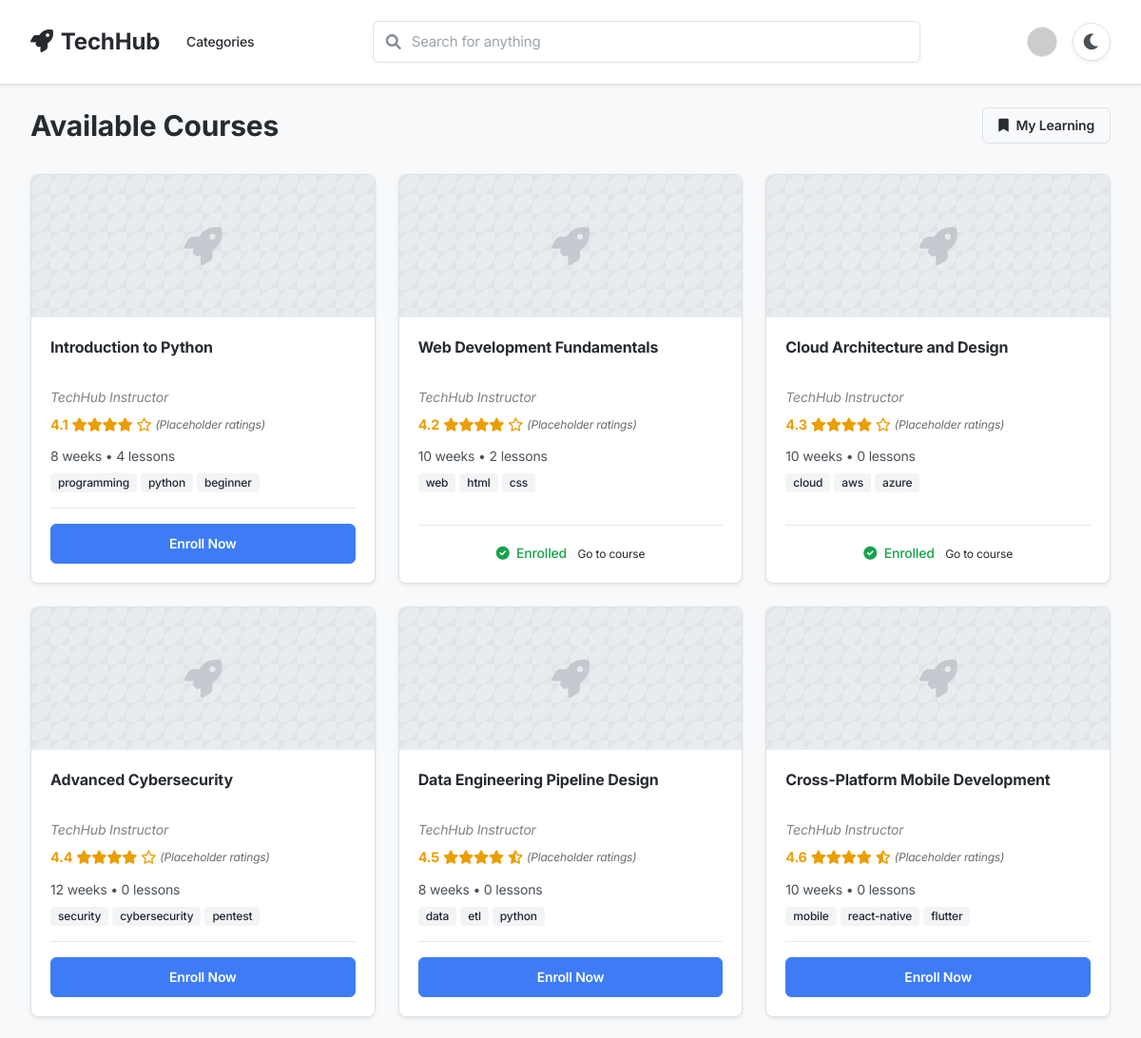
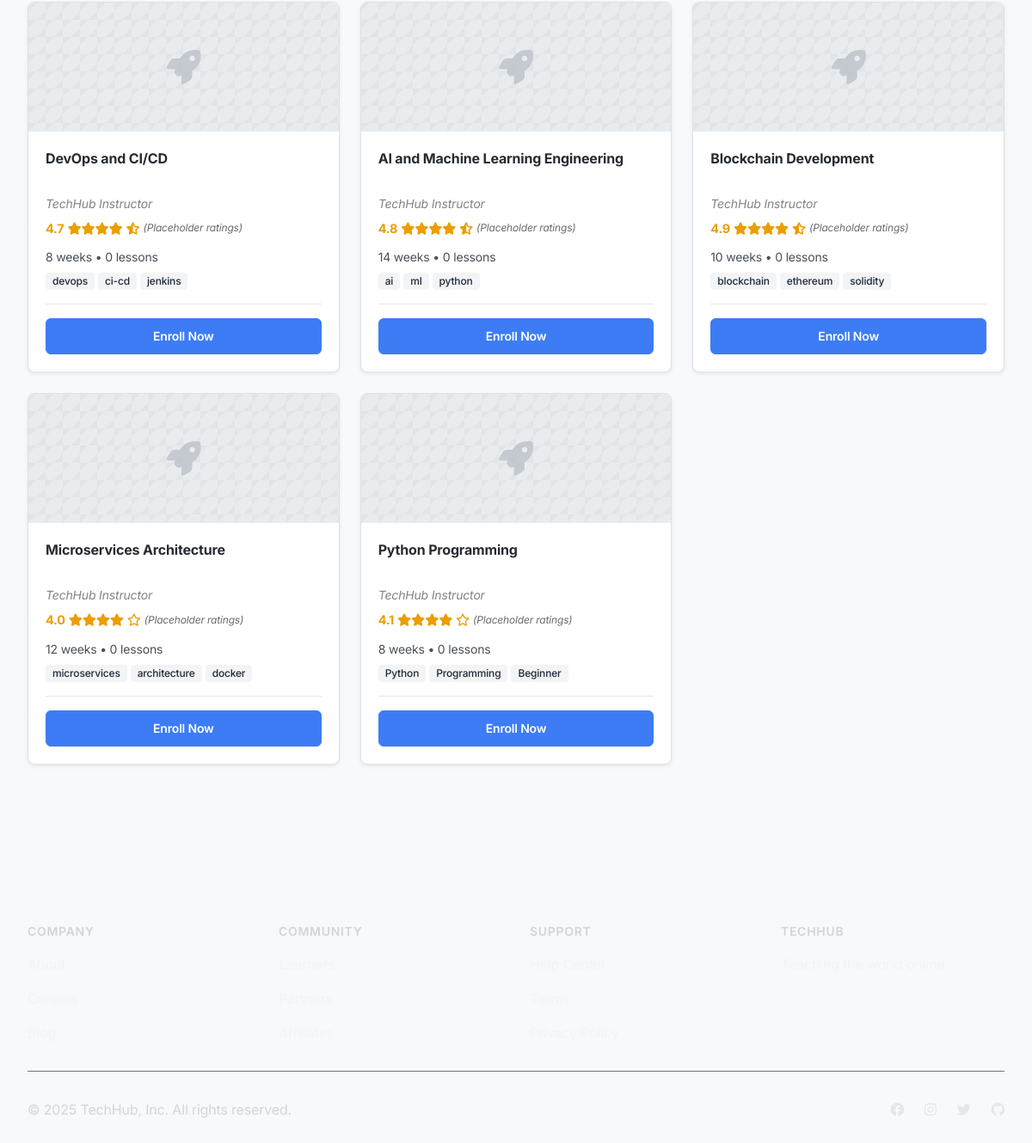
The app's page /courses (signed in) with its own data (2 pictures, top to bottom).
### app.py (models this page shows)
class Course(db.Model):
    id = db.Column(db.Integer, primary_key=True)
    title = db.Column(db.String(100), nullable=False)
    description = db.Column(db.Text, nullable=False)
    semantic_tags = db.Column(db.String(200))
    created_at = db.Column(db.DateTime, default=datetime.utcnow)
    user_id = db.Column(db.Integer, db.ForeignKey('user.id'))
    enrollments = db.relationship('Enrollment', lazy=True)
    max_students = db.Column(db.Integer, default=50)
    start_date = db.Column(db.DateTime, default=datetime.utcnow)
    duration_weeks = db.Column(db.Integer, default=12)

### app.py (the view, shortened to what this page needs)
@app.route('/courses')
@login_required
def courses():
    search_query = request.args.get('q', '')
    query = Course.query
    courses = query.all()
    user_enrollments = {e.course_id: e for e in current_user.enrollments if e.course_id in [c.id for c in courses]}
    return render_template('courses.html',
                           courses=courses,
                           user_enrollments=user_enrollments,
                           search_query=search_query) # Pass the query to the template

### app.py (called while the page is built)
@login_manager.user_loader
def load_user(user_id):
    return User.query.get(int(user_id))

@app.context_processor
def inject_utility_functions():
    def get_lesson_duration(lesson):
        if hasattr(lesson, 'duration_minutes') and lesson.duration_minutes is not None:
            return lesson.duration_minutes
        return 60  # Default duration in minutes
    return {
        'now': datetime.utcnow,
        'get_lesson_duration': get_lesson_duration
    }

### templates/courses.html (shortened to what this page needs)
{% extends "base.html" %}
{% block content %}
<div class="py-6">
  <div class="flex justify-between items-center mb-8">
    {% if search_query %}
      <h1 class="text-3xl font-bold text-text-primary">Search Results for "{{ search_query }}"</h1>
    {% else %}
      <h1 class="text-3xl font-bold text-text-primary">Available Courses</h1>
    {% endif %}
    <a href="{{ url_for('my_courses') }}" class="btn-udemy btn-udemy-secondary px-4 py-2 text-sm">
      <i class="fas fa-bookmark mr-2"></i>
      My Learning
    </a>
  </div>
  {% if courses %}
    <div class="course-grid">
      {% for course in courses %}
      <div class="course-card-udemy flex flex-col">
        <a href="#" class="block card-image">
          <i class="fas fa-rocket fa-3x"></i>
        </a>
        <div class="card-content flex-grow flex flex-col">
          <div class="flex-grow">
            <a href="#" class="block">
              <h4 class="card-title">{{ course.title }}</h4>
            </a>
            <p class="card-instructor card-placeholder">TechHub Instructor</p>
            <div class="card-rating">
              {% set rating = 4.0 + (loop.index % 10) / 10 %}
              <span class="rating-value">{{ "%.1f"|format(rating) }}</span>
              <span class="stars">
                {% for i in range(rating|int) %}<i class="fas fa-star"></i>{% endfor %}
                {% if rating % 1 >= 0.5 %}<i class="fas fa-star-half-alt"></i>{% endif %}
                {% for i in range(5 - (rating|int) - (1 if rating % 1 >= 0.5 else 0)) %}<i class="far fa-star"></i>{% endfor %}
              </span>
              <span class="text-xs text-text-secondary card-placeholder">(Placeholder ratings)</span>
            </div>
            <p class="card-details">{{ course.duration_weeks }} weeks • {{ course.lessons|default([])|length }} lessons</p>
            <div class="mt-2 flex flex-wrap gap-1">
              {% if course.semantic_tags %}
                {% for tag in course.semantic_tags.split(',')[:3] %}
                  <span class="inline-flex items-center px-2 py-0.5 rounded text-xs font-medium bg-gray-100 text-gray-800 dark:bg-gray-700 dark:text-gray-200">
                    {{ tag.strip() }}
                  </span>
                {% endfor %}
              {% endif %}
            </div>
          </div>
          <div class="mt-4 pt-4 border-t border-border-color">
            {% if course.id in user_enrollments %}
              <div class="text-center">
                <span class="text-sm font-medium text-green-600 dark:text-green-400">
                  <i class="fas fa-check-circle mr-1"></i> Enrolled
                </span>
                <a href="{{ url_for('my_courses') }}" class="ml-2 text-xs text-primary hover:underline">Go to course</a>
              </div>
            {% else %}
              <button onclick="enrollInCourse({{ course.id }}, this)"
                      class="btn-udemy btn-udemy-primary w-full block text-center text-sm"
                      data-course-title="{{ course.title|escape }}">
                Enroll Now
              </button>
            {% endif %}
          </div>
        </div>
      </div>
      {% endfor %}
    </div>
  {% endif %}
</div>
{% endblock %}

### static/css/modern-ui.css (style rules this page uses)
:root { --primary: #3d7cf4; --primary-dark: #2b62d3; --primary-light: #e4efff; --secondary: #6c757d; --secondary-dark: #5c636a; --accent: #0dcaf0; --success: #0d8a4a; --success-light: #d1f1de; --warning: #eb9e00; --warning-light: #fff6e0; --danger: #cf3040; --danger-light: #fbe4e7; --info: #0297ae; --info-light: #ddf6fa; --body-bg: #f8f9fa; --card-bg: #ffffff; --text-primary: #272b30; --text-secondary: #495057; --text-tertiary: #868e96; --border-color: #dee2e6; --border-hover: #ced4da; --shadow-sm: 0 .125rem .25rem rgba(0,0,0,.075); --shadow: 0 .5rem 1rem rgba(0,0,0,.1); --shadow-md: 0 0.75rem 1.5rem rgba(0,0,0,.075); --shadow-lg: 0 1rem 2rem rgba(0, 0, 0, 0.1); --primary-rgb: 61, 124, 244; --gray-100: #f8f9fa; --gray-200: #e9ecef; --gray-300: #dee2e6; --gray-400: #ced4da; --gray-500: #adb5bd; --gray-600: #6c757d; --gray-700: #495057; --gray-800: #343a40; --gray-900: #212529; }
body, a, button, input, select, textarea, .card, .btn { transition: background-color 0.3s ease, color 0.3s ease, border-color 0.3s ease, box-shadow 0.3s ease, transform 0.3s ease; }
body { background-color: var(--body-bg); color: var(--text-primary); font-family: 'Inter', -apple-system, BlinkMacSystemFont, 'Segoe UI', Roboto, sans-serif; line-height: 1.6; letter-spacing: -0.011em; }
a { color: var(--primary); text-decoration: none; }
.course-card-udemy { border-radius: 8px; overflow: hidden; transition: all 0.25s ease; border: 1px solid var(--border-color); background: var(--card-bg); box-shadow: var(--shadow-sm); display: flex; flex-direction: column; height: 100%; }
.course-card-udemy .card-image { height: 150px; background-color: var(--gray-200); background-image: linear-gradient(135deg, rgba(0,0,0,0.03) 25%, transparent 25%, transparent 75%, rgba(0,0,0,0.03) 75%); background-size: 20px 20px; display: flex; align-items: center; justify-content: center; color: var(--gray-500); position: relative; overflow: hidden; }
.course-card-udemy .card-image i { font-size: 2.5rem; opacity: 0.6; }
.course-card-udemy .card-content { padding: 1.25rem; flex-grow: 1; display: flex; flex-direction: column; justify-content: space-between; }
.course-card-udemy .card-title { font-weight: 700; color: var(--text-primary); margin-bottom: 0.5rem; line-height: 1.4; display: -webkit-box; -webkit-line-clamp: 2; -webkit-box-orient: vertical; overflow: hidden; text-overflow: ellipsis; min-height: 2.8em; }
.course-card-udemy .card-instructor, .course-card-udemy .card-details { font-size: 0.875rem; color: var(--text-secondary); margin-bottom: 0.5rem; }
.course-card-udemy .card-rating { display: flex; align-items: center; font-size: 0.9rem; margin-bottom: 0.75rem; }
.course-card-udemy .card-rating .stars { color: var(--warning); margin-right: 0.25rem; }
.course-card-udemy .card-rating .rating-value { font-weight: 700; color: var(--warning); margin-right: 0.25rem; }
.card-placeholder { font-style: italic; opacity: 0.7; font-size: 0.75rem; }
.btn-udemy { display: inline-flex; align-items: center; justify-content: center; font-weight: 600; border-radius: 6px; padding: 0.625rem 1.25rem; font-size: 0.9375rem; line-height: 1.5; border: 1px solid transparent; transition: all 0.2s ease; text-decoration: none; cursor: pointer; position: relative; overflow: hidden; }
.btn-udemy-primary { background-color: var(--primary); color: white; border-color: var(--primary); }
.btn-udemy-secondary { background-color: transparent; color: var(--text-primary); border-color: var(--border-color); }
.course-grid { display: grid; grid-template-columns: repeat(auto-fill, minmax(270px, 1fr)); gap: 1.5rem; }

### static/css/theme-toggle.css (style rules this page uses)
html, body { transition: background-color 0.3s ease, color 0.3s ease; }
html *, body * { transition: background-color 0.3s ease, color 0.3s ease, border-color 0.3s ease, box-shadow 0.3s ease; }

### records on screen
Course: title "Introduction to Python", rating "4.1", duration_weeks "8", lessons|length "4", strip "programming" "python" "beginner"
Course: title "Web Development Fundamentals", rating "4.2", duration_weeks "10", lessons|length "2", strip "web" "html" "css"
Course: title "Cloud Architecture and Design", rating "4.3", duration_weeks "10", lessons|length "0", strip "cloud" "aws" "azure"
Course: title "Advanced Cybersecurity", rating "4.4", duration_weeks "12", lessons|length "0", strip "security" "cybersecurity" "pentest"
Course: title "Data Engineering Pipeline Design", rating "4.5", duration_weeks "8", lessons|length "0", strip "data" "etl" "python"
Course: title "Cross-Platform Mobile Development", rating "4.6", duration_weeks "10", lessons|length "0", strip "mobile" "react-native" "flutter"
Course: title "DevOps and CI/CD", rating "4.7", duration_weeks "8", lessons|length "0", strip "devops" "ci-cd" "jenkins"
Course: title "AI and Machine Learning Engineering", rating "4.8", duration_weeks "14", lessons|length "0", strip "ai" "ml" "python"
Course: title "Blockchain Development", rating "4.9", duration_weeks "10", lessons|length "0", strip "blockchain" "ethereum" "solidity"
Course: title "Microservices Architecture", rating "4.0", duration_weeks "12", lessons|length "0", strip "microservices" "architecture" "docker"
Course: title "Python Programming", rating "4.1", duration_weeks "8", lessons|length "0", strip "Python" "Programming" "Beginner"
